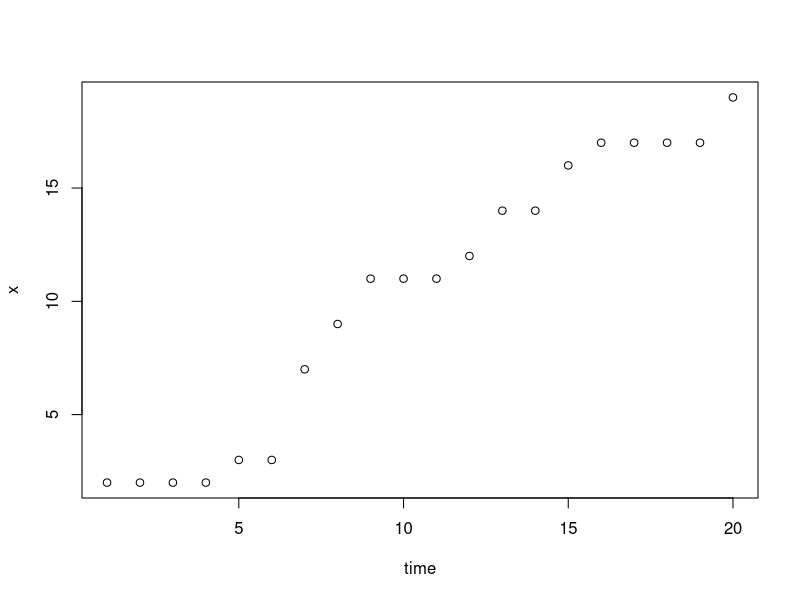

R code for this plot:
# Simulates a Poisson process
# Author: Mattias Villani, Division of Statistics and Machine Learning, Linköping University
# http://mattiasvillani.com

SimPoissonProcess <- function(lambda,M){
  s=0; T=0;
  while (s<=M){
    y = -(1/lambda)*log(runif(1)) # Draw from Exp(lambda) distribution
    s = s + y;
    T = c(T,s)
  }
  N = length(T)
  x = matrix(NA,M,1)
  for (t in 1:M){
    x[t] <- sum(T<=t)
  }
  return(x)
}

x <- SimPoissonProcess(lambda=1, M = 20)
plot(x, xlab='time')